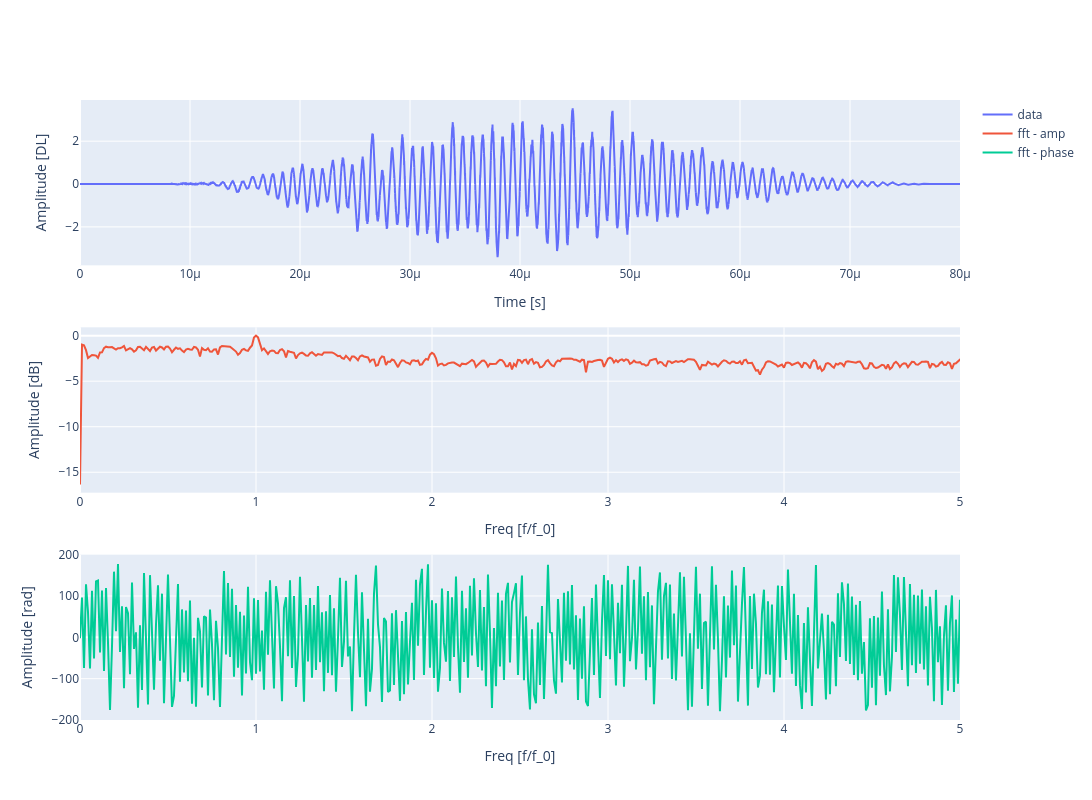

Here is the notebook cell this chart was saved with:
### Code cell
# Plot generated data
fft_data = np.fft.fft(data_windowed)[0 : int(signal_length / 2)] / (
    signal_length / 2
)  # division by signal_length/2 is to correct the amplitude (energy) in the freq domain
freq = np.fft.fftfreq(signal_length, d=1 / sampling_rate)[0 : int(signal_length / 2)]
freq /= frequency
# plot sound wave and fft
fig = make_subplots(rows=3, cols=1)
fig.add_trace( go.Scatter(x=t_plot, y=data_windowed,mode='lines',name='data'),
              row=1,col=1)
fig.add_trace( go.Scatter(x=freq,y=np.log10(np.abs(fft_data)),mode='lines',name='fft - amp'),
              row=2,col=1)
fig.add_trace( go.Scatter(x=freq, y=np.angle(fft_data, deg=True),mode='lines', name = 'fft - phase'),
              row=3,col=1)

fig.update_layout(height=800, width=1200,
                  xaxis1 = dict(title='Time [s]'),
                  xaxis2 = dict(title='Freq [f/f_0]', range=[0, fft_lim]),
                  xaxis3 = dict(title='Freq [f/f_0]', range=[0, fft_lim]),
                  yaxis1 = dict(title='Amplitude [DL]'),
                  yaxis2 = dict(title='Amplitude [dB]'),
                  yaxis3 = dict(title='Amplitude [rad]'))
fig.show()


# ax[0].set_title("Data")
# ax[0].set_xlabel("Time")
# ax[0].set_ylabel("Amplitude")
# ax[0].grid()

# ax[1].plot(
#     freq,
#     np.log10(np.abs(fft_data)),
#     # linefmt="b",
#     # markerfmt=" ",
#     # basefmt="-b",
#     # use_line_collection=True,
# )
# ax[1].set_title("FFT of data - amplitude")
# ax[1].set_xlabel("Frequency [Hz]")
# ax[1].set_ylabel("Amplitude [dB]")
# ax[1].set_xlim(0, fft_lim)
# # ax[1].set_ylim(-10, 1)
# ax[1].grid()

# ax[2].plot(freq, np.angle(fft_data, deg=True))
# ax[2].set_title("FFT of data - phase")
# ax[2].set_xlabel("Frequency [Hz]")
# ax[2].set_ylabel("Phase [rad]")
# ax[2].set_xlim(0, fft_lim)
# ax[2].grid()

### Figure 1 — Plotly figure (JSON) as saved in the notebook; plotly's stock layout.template omitted (floating-point values rounded to 4 significant figures; data arrays with more than 128 entries replaced by an {"elided": "..."} marker saying what was removed)
{"data": [{"mode": "lines", "name": "data", "type": "scatter", "x": {"elided": "16001 float values"}, "xaxis": "x", "y": {"elided": "16001 float values"}, "yaxis": "y"}, {"mode": "lines", "name": "fft - amp", "type": "scatter", "x": {"elided": "8000 float values"}, "xaxis": "x2", "y": {"elided": "8000 float values"}, "yaxis": "y2"}, {"mode": "lines", "name": "fft - phase", "type": "scatter", "x": {"elided": "8000 float values"}, "xaxis": "x3", "y": {"elided": "8000 float values"}, "yaxis": "y3"}], "layout": {"height": 800, "width": 1200, "xaxis": {"anchor": "y", "domain": [0, 1], "title": {"text": "Time [s]"}}, "xaxis2": {"anchor": "y2", "domain": [0, 1], "range": [0, 5], "title": {"text": "Freq [f/f_0]"}}, "xaxis3": {"anchor": "y3", "domain": [0, 1], "range": [0, 5], "title": {"text": "Freq [f/f_0]"}}, "yaxis": {"anchor": "x", "domain": [0.7333, 1], "title": {"text": "Amplitude [DL]"}}, "yaxis2": {"anchor": "x2", "domain": [0.3667, 0.6333], "title": {"text": "Amplitude [dB]"}}, "yaxis3": {"anchor": "x3", "domain": [0, 0.2667], "title": {"text": "Amplitude [rad]"}}}}
